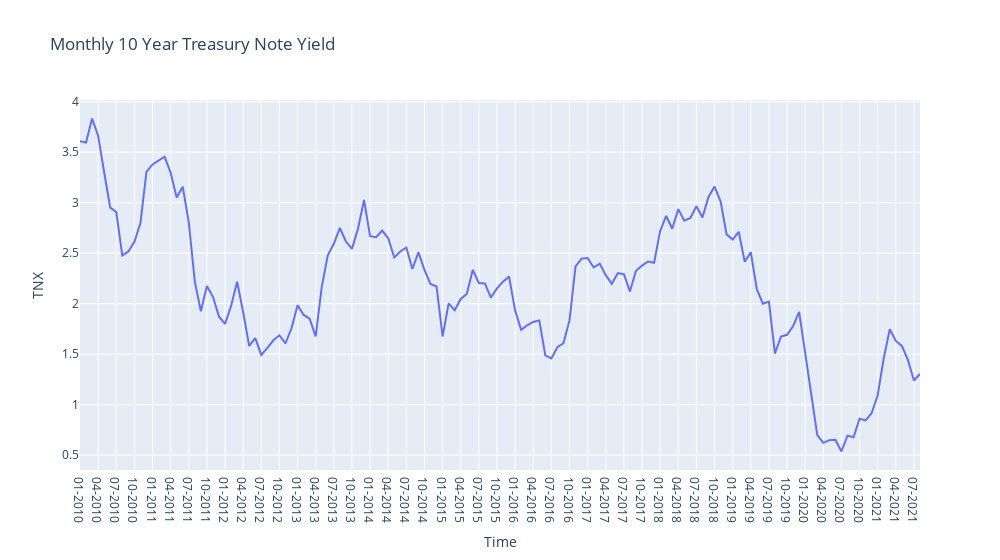

Notebook code for this chart:
### Code cell
fig = px.line(data_frame = ten_year, x = 'Time',y = 'TNX',
              title ='Monthly 10 Year Treasury Note Yield',
              width = 1000)
fig.show()

### Figure 1 — Plotly figure (JSON) as saved in the notebook; plotly's stock layout.template omitted (floating-point values rounded to 4 significant figures; data arrays with more than 128 entries replaced by an {"elided": "..."} marker saying what was removed)
{"data": [{"hovertemplate": "Time=%{x}<br>TNX=%{y}<extra></extra>", "legendgroup": "", "line": {"color": "#636efa", "dash": "solid"}, "mode": "lines", "name": "", "orientation": "v", "showlegend": false, "type": "scatter", "x": {"elided": "140 str values"}, "xaxis": "x", "y": {"elided": "140 float values"}, "yaxis": "y"}], "layout": {"legend": {"tracegroupgap": 0}, "title": {"text": "Monthly 10 Year Treasury Note Yield"}, "width": 1000, "xaxis": {"anchor": "y", "domain": [0, 1], "title": {"text": "Time"}}, "yaxis": {"anchor": "x", "domain": [0, 1], "title": {"text": "TNX"}}}}
